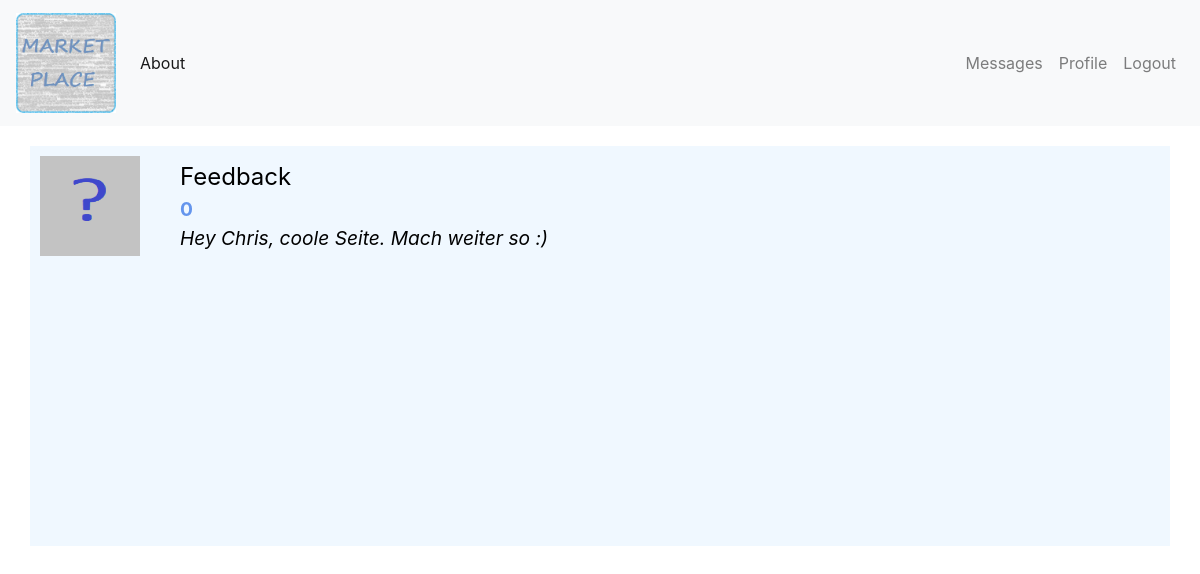
The app's page /messages (signed in), older data.
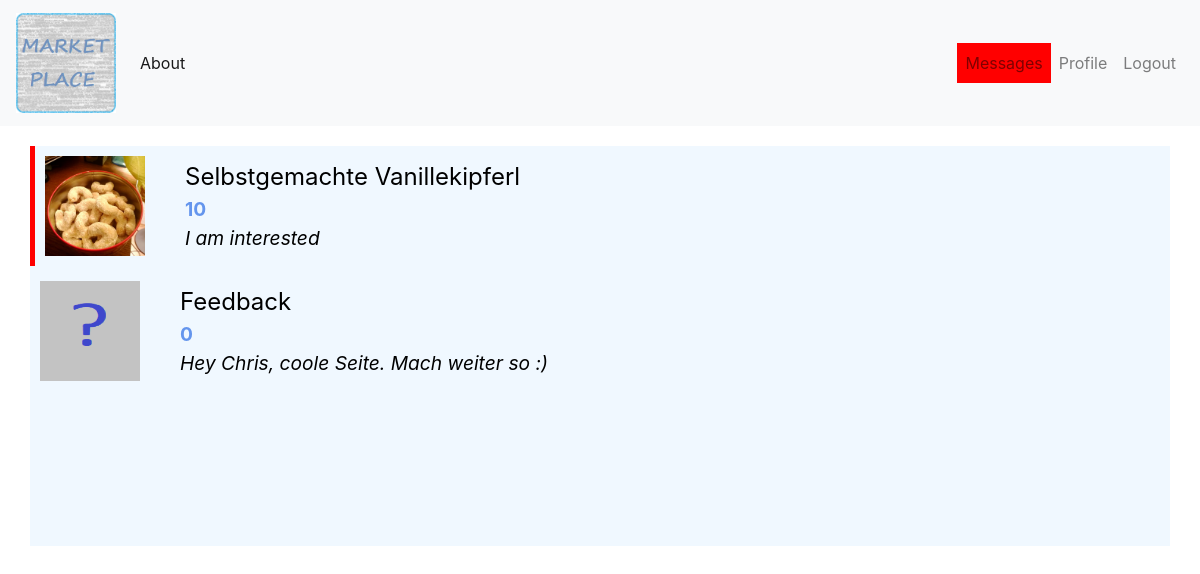
The same page, newer data.
### tables this page shows
CREATE TABLE Listings (
    id INTEGER PRIMARY KEY AUTOINCREMENT,
    category INTEGER NOT NULL,
    name TEXT NOT NULL,
    image TEXT,
    description TEXT NOT NULL,
    price DECIMAL(6,2),
    created TIMESTAMP NOT NULL DEFAULT CURRENT_TIMESTAMP,
    user_id INTEGER NOT NULL,
    FOREIGN KEY (user_id) REFERENCES User(id)
);

CREATE TABLE Messages (
    id INTEGER PRIMARY KEY AUTOINCREMENT,
    subject TEXT,
    message TEXT,
    created TIMESTAMP NOT NULL DEFAULT CURRENT_TIMESTAMP,
    user_send INTEGER NOT NULL,
    user_receive INTEGER NOT NULL,
    listing_id INTEGER NOT NULL,
    read INTEGER NOT NULL DEFAULT 0,
    FOREIGN KEY(user_send) REFERENCES User(id),
    FOREIGN KEY(user_receive) REFERENCES User(id), 
    FOREIGN KEY(listing_id) REFERENCES Listings(id)
);

### app.py (the view)
@app.route("/messages")
@login_required
def get_messages():
    try:
        with sqlite3.connect('database.db') as connection:
            cur = connection.cursor()
            cur.execute("SELECT * FROM Messages where user_receive=? OR user_send=? order by created DESC", (current_user.id, current_user.id))
            messages = []
            for lst in cur.fetchall():
                messages.append({'id':lst[0],'message':lst[2],'created':lst[3],'listing_id':lst[6]})
            listing_ids = [listing['listing_id'] for listing in messages]
            listing_ids = list(dict.fromkeys(listing_ids))
            listings_overview = []
            for listing_id in listing_ids:
                cur.execute("select name, price, image from listings where id=?",(listing_id,))
                data = cur.fetchone()
                last_message = cur.execute("select message,read,user_receive from Messages where (user_receive=? OR user_send=?) AND listing_id=? order by created DESC",(current_user.id,current_user.id,listing_id)).fetchone()
                is_new = (True if (last_message[1]==0 and last_message[2]==current_user.id) else False)
                listings_overview.append({'name':data[0],'price':data[1],'image':data[2],'id':listing_id,'new_message':is_new,'last':last_message[0]})
    except sqlite3.Error as e:
            print(f"Database error: {e}")
            flash('database error')
    return render_template('messages.html', listings=listings_overview)

### app.py (called while the page is built)
@login_manager.user_loader
def load_user(user_id):
    return User.get(user_id)

    @staticmethod
    def get(user_id):
        conn = sqlite3.connect('database.db')
        cursor = conn.cursor()
        cursor.execute("SELECT id, name, password_hash, profile_image FROM User WHERE id = ?", (user_id,))
        user = cursor.fetchone()
        conn.close()
        if user is None:
            return None
        return User(user[0], user[1], user[2], user[3])

    @staticmethod
    def check_messages():
        try:
            with sqlite3.connect('database.db') as connection:
                cur = connection.cursor()
                rows = cur.execute('select read from Messages where user_receive=?',(current_user.id,)).fetchall()
                if any(row[0]==0 for row in rows):
                    return True
        except sqlite3.Error as e:
            print(f"Database error: {e}")
            flash('database error')

### templates/messages.html (shortened to what this page needs)
{% extends 'base.html' %}
{% block content %}
<div class="link-container">
    {% for lst in listings %}
    <a href="{{url_for('message_get', id=lst.id)}}" style="text-decoration: none;">
        <div class="link-box" {%if lst.new_message%}style="border-left:solid red 5px;"{%endif%}>
            <img src = "{{ url_for('static', filename=lst.image) }}" class="message-image">
            <div class="message-info">
                <div class="message-name">
                    {{lst.name}}
                </div>
                <div class="message-price">
                    {{lst.price}}
                </div>
                <div class="message-message">
                    {{lst.last}}
                </div>
            </div>
        </div>
    </a>
    {% endfor %}
</div>
{% endblock %}

### templates/base.html (shortened to what this page needs)
<!doctype html>
<html lang="en">
  <head>
    <link rel="stylesheet" href="https://stackpath.bootstrapcdn.com/bootstrap/4.3.1/css/bootstrap.min.css">
    <link rel="stylesheet" href="{{ url_for('static', filename='css/styles.css') }}">
  </head>
  <body>
    <nav class="navbar navbar-expand-md navbar-light bg-light">
        <a class="navbar-brand" href="{{ url_for('marketplace')}}">
          <img src="{{ url_for('static', filename='site-logo.png') }}" alt="Site Logo" style="height: 100px;">
        </a>
        <div class="collapse navbar-collapse" id="navbarNav">
            <ul class="navbar-nav">
              <li class="nav-item active">
                  <a class="nav-link" href="{{ url_for('about')}}">About</a>
              </li>
            </ul>
          <ul class="navbar-nav ml-auto">
            {% if current_user.is_authenticated %}
            <li class="nav-item">
              <a class="nav-link" href="{{ url_for('get_messages') }}" {%if current_user.check_messages() %}style="background-color: red;"{%endif%}>
                Messages
              </a>
            </li>
            <li class="nav-item">
              <a class="nav-link" href="{{ url_for('profile')}}">Profile</a>
            </li>
            <li class="nav-item">
              <a class="nav-link" href="{{ url_for('logout') }}">Logout</a>
            </li>
              {% endif %}
          </ul>
        </div>
    </nav>
        {% block content %} {% endblock %}
  </body>
</html>

### static/css/styles.css (style rules this page uses)
ul { list-style-type: none; padding: 0; margin: 0; }
.link-container { display:flex; flex-direction:column; margin-top:20px; margin-left:30px; margin-right:30px; height:400px; width:auto; overflow-y:auto; background-color:aliceblue; }
.link-box { display: flex; flex-direction: row; gap:10px; align-items:center; cursor: pointer; margin-bottom:5px; }
.message-info { display:column; margin-left: 20px; }
.message-name { color:black; font-size: 1.5em; }
.message-message { color:black; font-size: 1.2em; font-style: italic; }
.message-price { font-size: 1.2em; color:cornflowerblue; font-weight: bold; }
.message-image { object-fit:cover; width:100px; height:100px; margin:10px; }

Row changes from the older to the newer data that the page shows:
now on this page (row unchanged): Listings: image (picture), name "Selbstgemachte Vanillekipferl"
added Messages: last "I am interested"
Text that changed along with them:
new list line: "10"
